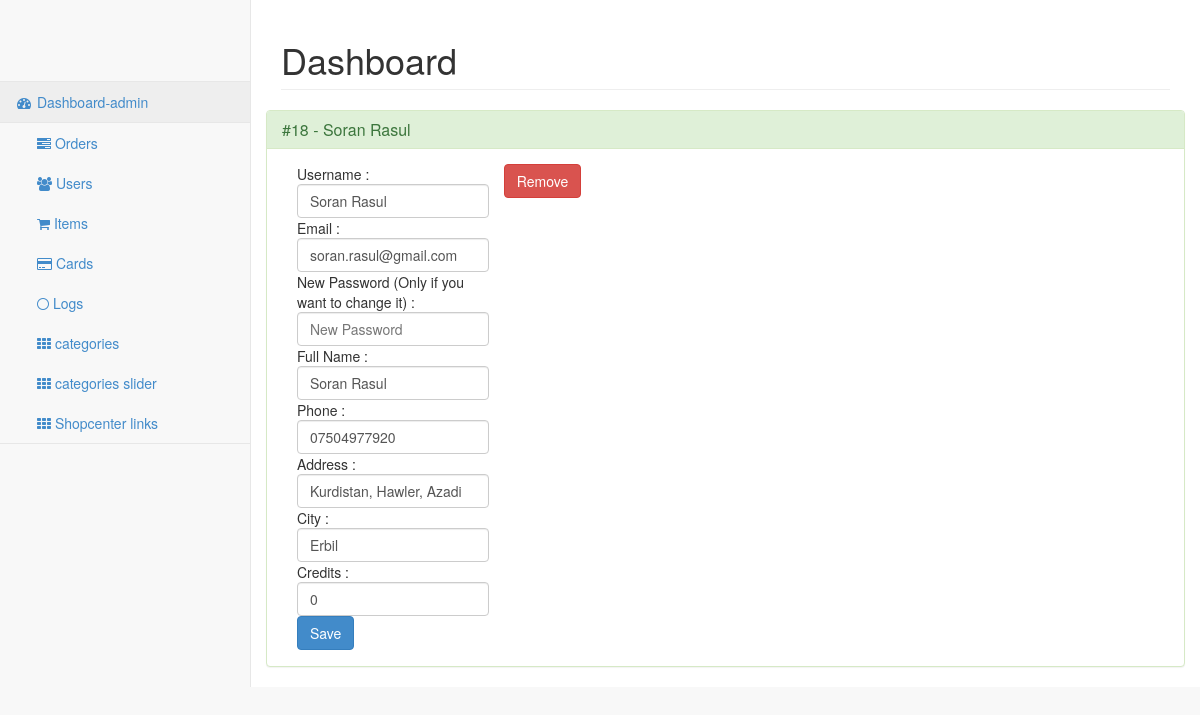
/control/users.php?cmd=edit_user&id=18 (signed in), run on the app's committed database.
### tables this page shows
CREATE TABLE IF NOT EXISTS `users` (
  `id` bigint(250) NOT NULL AUTO_INCREMENT,
  `username` varchar(250) NOT NULL,
  `email` varchar(250) NOT NULL,
  `password` varchar(250) NOT NULL,
  `full_name` varchar(250) NOT NULL,
  `phone` varchar(250) NOT NULL,
  `address` longtext NOT NULL,
  `city` varchar(250) NOT NULL,
  `credits` varchar(250) NOT NULL,
  PRIMARY KEY (`id`,`username`)
);

### control/includes/classes/user_class.php (the view, shortened to what this page needs)
<?php
class user{
	function EditUserProfile($id){
		$GetOrdersQuery = "SELECT * FROM `users` WHERE `id` = $id ;" ;
		$DoGetOrdersQuery = mysql_query($GetOrdersQuery) ;
		while ($fetch_info= mysql_fetch_array($DoGetOrdersQuery)) {
					$id = $fetch_info['id'] ;
					$username = $fetch_info['username'] ;
					$email =  $fetch_info['email'] ;
					$full_name =  $fetch_info['full_name'] ;
					$phone =  $fetch_info['phone'] ;
					$address =  $fetch_info['address'] ;
					$city =  $fetch_info['city'] ;
					$credits =  $fetch_info['credits'] ;
					$return = '<div class="panel panel-success"><div class="panel-heading"><h3 class="panel-title">#' . $id . ' - ' . $username . '</h3></div><div class="panel-body">' ;
					$return = $return . '<form action="process.php" name="EditUser" id="EditUser" method="post"><input type="hidden" name="cmd" id="cmd" value="EditUser" /><input type="hidden" name="id" id="id" value="' . $id . '" />' ;
					$return = $return . '<div class="col-md-3">' ;
					$return = $return . 'Username : <input id="username" name="username" placeholder="Username" class="form-control input-md" type="text" value="' . $username . '"/>' ;
					$return = $return . 'Email : <input id="email" name="email" placeholder="E-Mail" class="form-control input-md" type="text" value="' . $email . '"/>' ;
					$return = $return . 'New Password (Only if you want to change it) : <input id="password" name="password" placeholder="New Password" class="form-control input-md" type="text" value=""/>' ;
					$return = $return . 'Full Name : <input id="full_name" name="full_name" placeholder="Full Name" class="form-control input-md" type="text" value="' . $full_name . '"/>' ;
					$return = $return . 'Phone : <input id="phone" name="phone" placeholder="Phone" class="form-control input-md" type="text" value="' . $phone . '"/>' ;
					$return = $return . 'Address : <input id="address" name="address" placeholder="Address" class="form-control input-md" type="text" value="' . $address . '"/>' ;
					$return = $return . 'City : <input id="city" name="city" placeholder="City" class="form-control input-md" type="text" value="' . $city . '"/>' ;
					$return = $return . 'Credits : <input id="credits" name="credits" placeholder="Credits" class="form-control input-md" type="text" value="' . $credits . '"/>' ;
					$return = $return . '<button type="submit" id="edituserbtn" name="edituserbtn" class="btn btn-primary">Save</button></form></div><div id="EditUserResponse" class="col-md-12"></div><a href="./process.php?cmd=Remove&remove_type=user&id=' . $id . '"> <button id="remove" name="remove" class="btn btn-danger">Remove</button></a></div></div>' ;
					return $return ;
		}
	}
}
?>

### data on the page
users: id "18", username "Soran Rasul", email "soran.rasul@gmail.com", full_name "Soran Rasul", phone "07504977920", address "Kurdistan, Hawler, Azadi", city "Erbil", credits "0"
